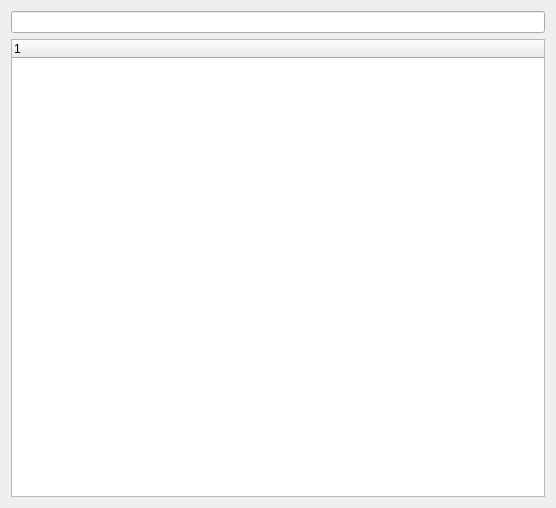
<?xml version="1.0" encoding="UTF-8"?>
<ui version="4.0">
 <class>AgriFarmManagerTree</class>
 <widget class="QWidget" name="AgriFarmManagerTree">
  <property name="geometry">
   <rect>
    <x>0</x>
    <y>0</y>
    <width>556</width>
    <height>508</height>
   </rect>
  </property>
  <property name="maximumSize">
   <size>
    <width>16777215</width>
    <height>16777215</height>
   </size>
  </property>
  <property name="windowTitle">
   <string>Form</string>
  </property>
  <layout class="QVBoxLayout" name="verticalLayout">
   <item>
    <widget class="QLineEdit" name="search_lineEdit"/>
   </item>
   <item>
    <widget class="QTreeWidget" name="treeWidget">
     <property name="contextMenuPolicy">
      <enum>Qt::CustomContextMenu</enum>
     </property>
     <column>
      <property name="text">
       <string notr="true">1</string>
      </property>
     </column>
    </widget>
   </item>
  </layout>
 </widget>
 <resources/>
 <connections/>
</ui>
